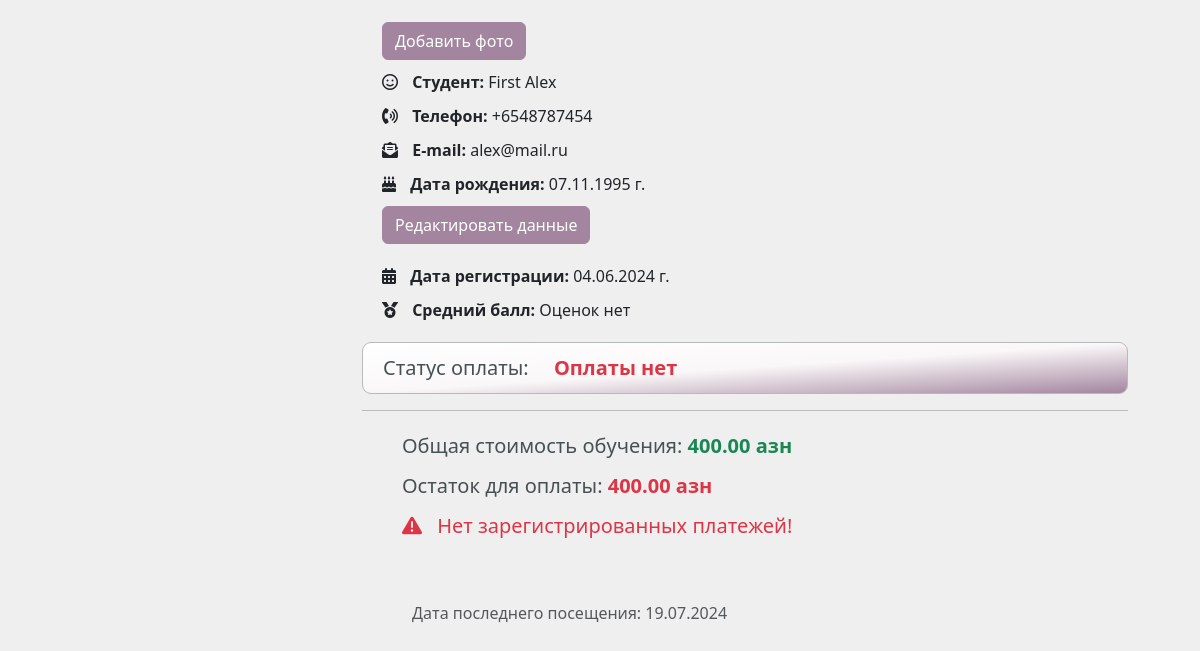
The app's page /profile/ (signed in, lower part), older data.
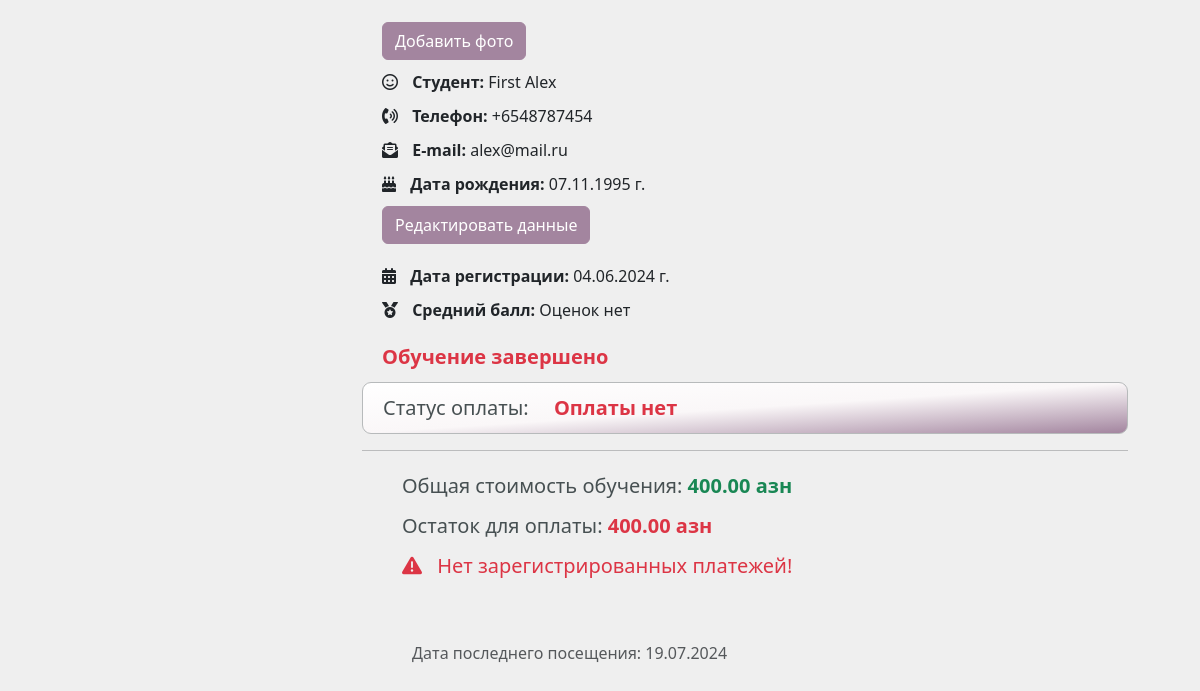
The same page, newer data.
### students_app/models.py (models this page shows, shortened)
class Student(models.Model):
    related_user = models.ForeignKey(User, on_delete=models.CASCADE)
    name = models.CharField(verbose_name="Имя", max_length=50)
    surname = models.CharField(verbose_name="Фамилия", max_length=100)
    phone = models.CharField(verbose_name="Номер телефона", max_length=50)
    date_of_birth = models.DateField()
    course = models.ForeignKey(Course, on_delete=models.PROTECT)
    photo = models.ImageField(upload_to="images/", blank=True, null=True)
    @property
    def full_name(self):
        return f"{self.surname} {self.name}"
    STUDENT_STATUS = [
        ("r", "requested"),
        ("a", "approved"),
        ("f", "finished"),
    ]
    status = models.CharField(
        max_length=50,
        choices=STUDENT_STATUS,
        default="r",
        help_text="Статус студента",
    )
    request_date = models.DateField(auto_now_add=True)
    reg_date = models.DateField(blank=True, null=True)
    updated = models.DateField(auto_now=True)
    is_paid = models.BooleanField(default=False)
    is_deleted = models.BooleanField(default=False)
    deleted = models.DateField(auto_now=True)
    def average_mark(self):
        mark_list = [perf.mark for perf in self.performance_set.all()]
        if mark_list:
            return round(sum(mark_list) / len(mark_list), 2)
        else:
            return "Оценок нет"
    def rest_of_payment(self):
        paid = sum([payment.amount for payment in self.payment_set.all()])
        rest = self.course.total_cost() - paid
        return rest
    class Meta:
        ordering = ["name"]

class Course(models.Model):
    name = models.CharField(max_length=200)
    category = models.ForeignKey(
        Category, on_delete=models.SET_NULL, null=True)
    summary = models.TextField(
        max_length=1000, help_text="Краткое описание курса")
    lasting = models.IntegerField(
        default=1, help_text="Продолжительность курса, в месяцах"
    )
    cost = models.DecimalField(
        max_digits=8, decimal_places=2, help_text="Стоимость в месяц, азн"
    )
    added = models.DateField(auto_now_add=True)
    rating = models.DecimalField(
        max_digits=3, decimal_places=2, blank=True, null=True)
    is_deleted = models.BooleanField(default=False)
    deleted = models.DateField(auto_now=True)
    views_num = models.IntegerField(default=0)
    def total_cost(self):
        return self.lasting * self.cost
    class Meta:
        ordering = ["-name"]
    def __str__(self):
        return self.name

### students_app/views.py (the view)
# urls.py: path("profile/", views.profile, name="profile"),
@login_required
def profile(request):
    current_user = request.user
    students = current_user.student_set.all()
    stud_pay = {}
    for student in students:
        payments = Payment.objects.filter(student=student)
        stud_pay[student] = payments
    visit_date = request.session.get(
        "visit_date", date.today().strftime("%Y-%m-%d"))
    print(f"request - {request.session}")
    print(f"visit date = {visit_date}")
    print(type(visit_date))
    visit_date_current = datetime.strptime(visit_date, "%Y-%m-%d")
    print(type(visit_date_current))
    print(visit_date_current)
    """переводим дату во формат строки для добавления в сессии
    (иначе будет ошибка Object of type date is not JSON serializable),
    а для вывода на страницу, переводим обратно в строку"""
    request.session["visit_date"] = date.today().strftime("%Y-%m-%d")
    print(f'новая дата посещения в сессии - {request.session["visit_date"]}')
    return render(
        request,
        "students_app/profile.html",
        context={"stud_pay": stud_pay, "visit_date": visit_date_current},
    )

### students_app/templates/students_app/profile.html (shortened to what this page needs)
{% extends "base.html" %}
{% block content %}
{% for student, payments in stud_pay.items %}
<h2>Курс: {{student.course }}</h2>
{% if student.photo %}
<p>
    <img src="{{ student.photo.url }}" class="img-profile" alt="Ваше фото">
</p>
<p><a href="{% url 'add-photo' student.pk %}">Изменить фото</a></p>
{% else %}
<a class="btn btn-mine bottom-ref-left" href="{% url 'add-photo' student.pk %}">Добавить фото</a>
{% endif %}
<p><i class="far fa-face-smile icons-sm"></i><strong> Студент:</strong> {{student.full_name}}</p>
<p><i class="fas fa-phone-volume icons-sm"></i><strong> Телефон:</strong> {{student.phone}}</p>
<p><i class="fas fa-envelope-open-text icons-sm"></i><strong> E-mail:</strong> {{student.related_user.email}}</p>
<p><i class="fas fa-cake-candles icons-sm"></i><strong> Дата рождения:</strong> {{student.date_of_birth|date:"d.m.Y"}}
    г.</p>
<a class="btn btn-mine bottom-ref-left" href="{% url 'student-update' student.id%}">Редактировать данные</a>
{% if student.status == 'r' %}
<br>
<p class="pay-status"><strong>Ваша заявка находится на рассмотрении</strong></p>
<p><i class="fas fa-calendar-days icons-sm"></i><strong> Дата подачи заявки:</strong>
    {{student.request_date|date:"d.m.Y"}} г.
</p>
{% else %}
<div class="m-top-bot-20">
    <p><i class="fas fa-calendar-days icons-sm"></i><strong> Дата регистрации:</strong>
        {{student.reg_date|date:"d.m.Y"}} г.</p>
    <p><i class="fas fa-medal icons-sm"></i><strong> Средний балл:</strong> {{student.average_mark}}</p>
</div>
{% if student.status == 'f' %}
<p class="text-danger"><strong>Обучение завершено</strong></p>
{% endif %}
<div class="mine-block">
    <p class="pay-status">Статус оплаты:
        {% if student.is_paid %}
        <span class="text-success mark-line"><strong>Оплачено полностью</strong></span>
        {% elif not payments %}
        <span class="text-danger mark-line"><strong>Оплаты нет</strong></span>
        {% else %}
        <span class="text-warning mark-line"><strong>Оплачено частично</strong></span>
        {% endif %}
    </p>
</div>
<hr>
<div class="bottom-ref-left-top">
    <p class="pay-status">Общая стоимость обучения:
        <span class="text-success"><strong>{{ student.course.total_cost}} азн</strong></span>
    </p>
    <p class="pay-status">Остаток для оплаты:
        <span class="text-danger"><strong>{{ student.rest_of_payment}} азн</strong></span>
    </p>
    {% if payments %}
    <p class="pay-status"><b>ПЛАТЕЖИ</b></p>
    <ol>
        {% for payment in payments %}
        <li class="m-top-15"><strong>Оплата: {{ payment.amount }} азн</strong>
            <ul>
                <li style='list-style:none'><strong>Дата:</strong> {{ payment.paid_date|date:"d.m.Y" }} г.</li>
                {% if payment.document %}
                <li style='list-style:none'><strong><a href="{{ payment.document.url }}">Документ</a></strong>,
                    подтверждающий оплату:
                </li>
                {% else %}
                <li style='list-style:none'><i class="fas fa-triangle-exclamation icons-sm"></i>
                    документ, подтверждающий оплату, отсутствует</li>
                {% endif %}
        </li>
        </ul>
        </li>
        {% endfor %}
    </ol>
    {% else %}
    <p class="text-danger"><i class="fas fa-triangle-exclamation icons-sm"></i> Нет зарегистрированных платежей!
    </p>
    {% endif %}
</div>
{% endif %}
{% endfor %}
<div class="pagination">
    <p class="text-muted">Дата последнего посещения: {{ visit_date|date:"d.m.Y" }}</p>
</div>
{% endblock %}

Row changes from the older to the newer data that the page shows:
changed Student "First Alex": now shows "Обучение завершено"
